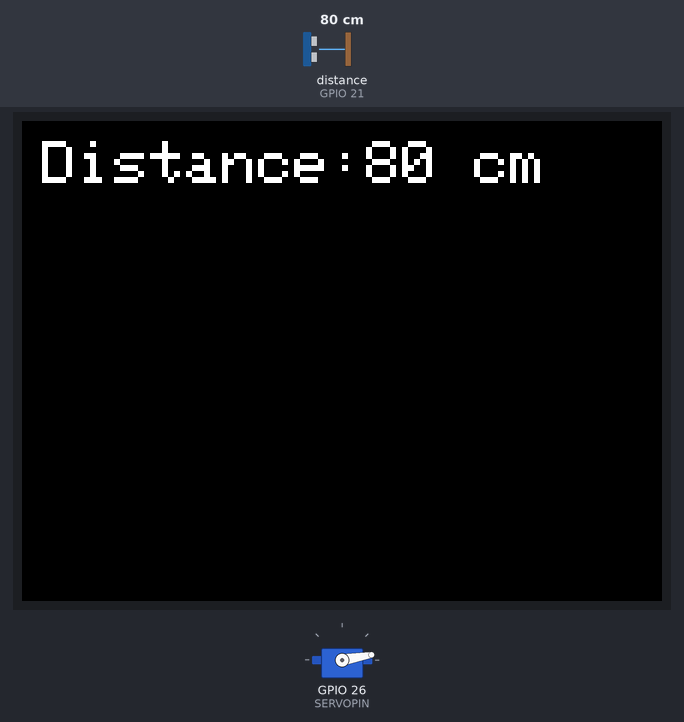
Bench run of a sketch on a simulated ESP32. On the bench: 320×240 colour display, servo. Wiring (inferred from the names in the program): ultrasonic range finder: trigger GPIO 22; echo GPIO 21. The test bench sets the inputs (shaded band); at power-on: distance to the obstacle (sensor on GPIO 21) 80 cm. The echo pulse lasts 58.3 µs per cm.

Above: at 1.3 s.
1.4 s: distance to the obstacle (sensor on GPIO 21) set to 11 cm
At 2.6 s:
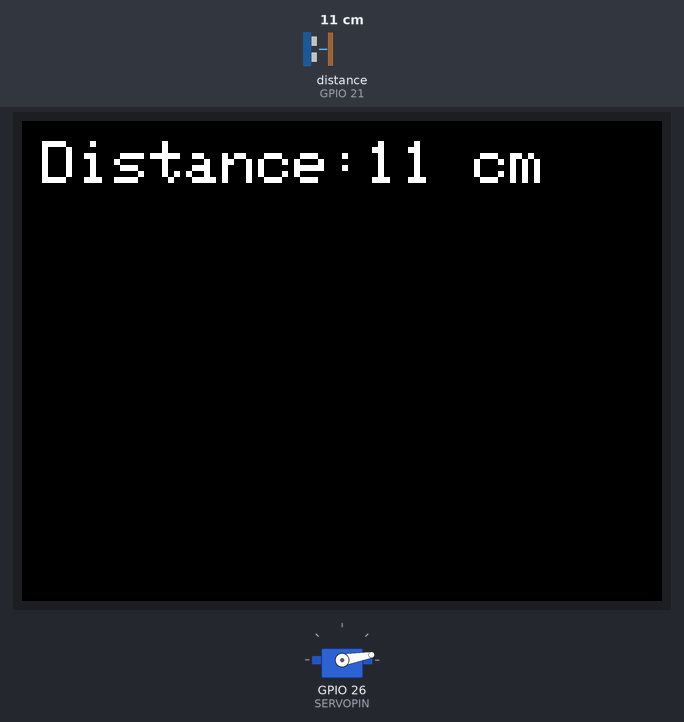
3.2 s: distance to the obstacle (sensor on GPIO 21) set to 8 cm
At 4.5 s:
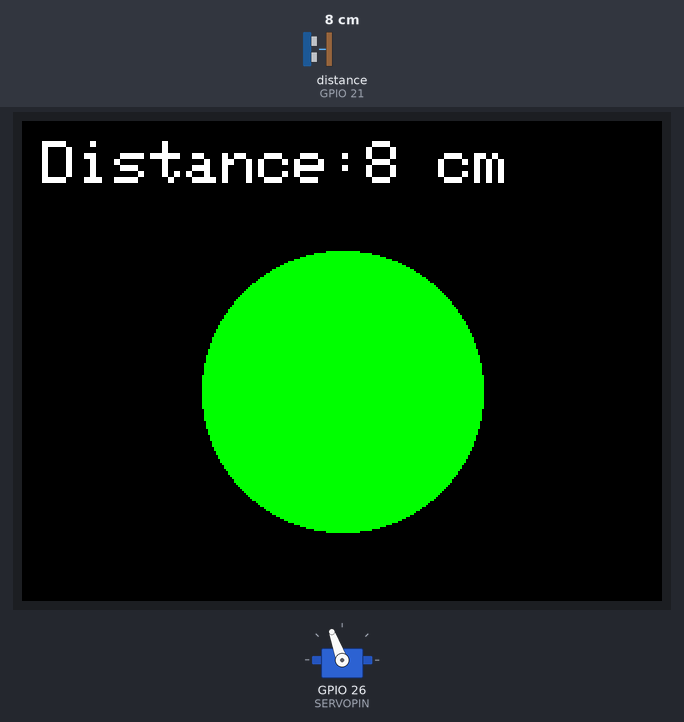
4.8 s: distance to the obstacle (sensor on GPIO 21) set to 18 cm
At 5.2 s:
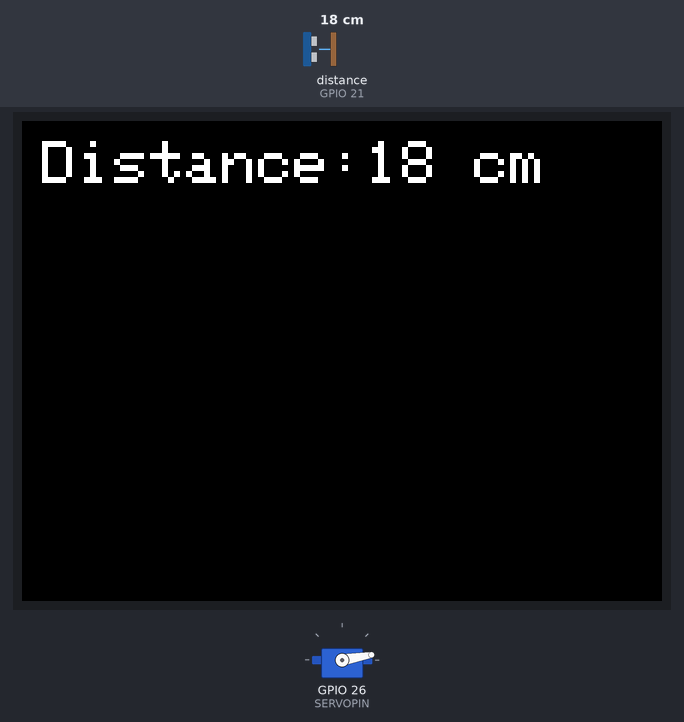
Timing chart, 0 to 7.8 s (numbered marks = the images above; inputs shaded):
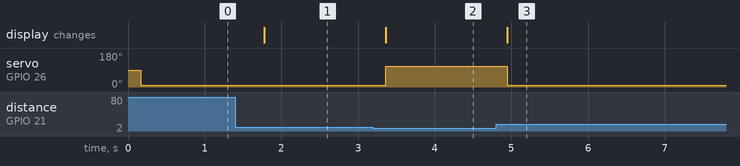

Measured:
- the behaviour switches between 10 and 9 cm on distance to the obstacle (sensor on GPIO 21) (found by bisection; images 1 and 2)
- after the input at 1.4 s, the display: changes after 0.38 s (image 1)
- after the input at 3.2 s, servo on GPIO 26 (SERVOPIN): 10° → 110° after 0.16 s; the display: changes after 0.16 s (image 2)
- after the input at 4.8 s, servo on GPIO 26 (SERVOPIN): 110° → 10° after 0.15 s; the display: changes after 0.15 s (image 3)

The sketch:

hcsr04_servo_m5stack.ino
```cpp
// ref: http://www.umek.topaz.ne.jp/mameduino/sonar_howto/

#include <M5Stack.h>
#include <ESP32Servo.h>

#define SERVOPIN 26

#define ECHOPIN 21 // Pin to receive echo pulse (A4pin)
#define TRIGPIN 22 // Pin to send trigger pulse (A5pin)

Servo myservo;
uint16_t color;

void setup(){
//  Serial.begin(9600);
  M5.begin();

  pinMode(ECHOPIN, INPUT);
  pinMode(TRIGPIN, OUTPUT);
  myservo.attach(SERVOPIN);
}

void loop(){
  digitalWrite(TRIGPIN, LOW);// Set the trigger pin to low for 2uS
  delayMicroseconds(2);
  digitalWrite(TRIGPIN, HIGH); // Send a 10uS high to trigger ranging
  delayMicroseconds(10);
  digitalWrite(TRIGPIN, LOW);// Send pin low again

  int distance = pulseIn(ECHOPIN, HIGH);// Read in times pulse
  distance= distance/58;// Calculate distance from time of pulse

  M5.Lcd.setCursor(10, 10);
  M5.Lcd.setTextSize(3);
  M5.Lcd.print("Distance:");
  M5.Lcd.print(distance);
  M5.Lcd.println(" cm   ");

  if (distance < 10) {
    myservo.write(110);
    color = GREEN;
    M5.Lcd.fillCircle(160, 135, 70, GREEN);
  } else {
    myservo.write(10);
    M5.Lcd.fillCircle(160, 135, 70, BLACK);
  }

  delay(500); // Wait next ranging
}
```
